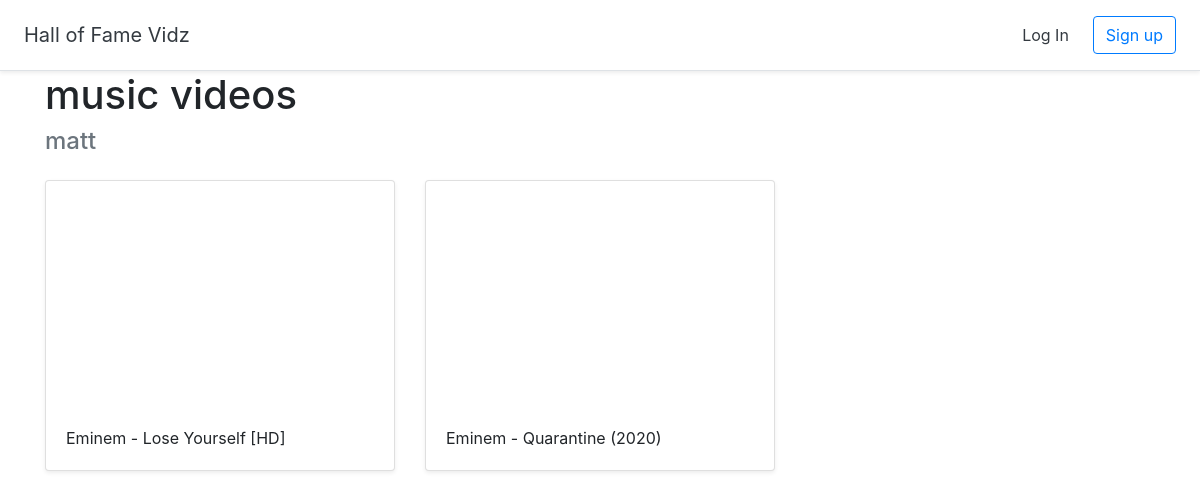
Screenshot of /halloffame/2 with the database file from the repository.
### halls/models.py (models this page shows)
class Hall(models.Model):
    title=models.CharField(max_length=255)
    user=models.ForeignKey(User,on_delete=models.CASCADE)

class Videos(models.Model):
    title=models.CharField(max_length=255)
    url=models.URLField()
    youtube_id=models.CharField(max_length=255)
    hall=models.ForeignKey(Hall,on_delete=models.CASCADE)

### halls/views.py (the view)
# urls.py: path('halloffame/<int:pk>',views.DetailHall.as_view(),name='detail_hall'),
class DetailHall(generic.DetailView):
    model=Hall
    template_name='halls/detail_hall.html'

### halls/templates/halls/detail_hall.html (shortened to what this page needs)
{% extends 'halls/base.html' %}
{% block content %}
<div class="container">
  <h1>{{hall.title}}</h1>
  <h4 class="text-muted">{{hall.user.username}}</h4>
  <div class="row">
    {% for video in hall.videos_set.all %}
        <div class="col-md-4 mt-3">
          <div class="card mb-4 shadow-sm">
            <iframe width="100%" height="225" src="https://www.youtube.com/embed/{{ video.youtube_id }}" frameborder="0" allow="accelerometer; autoplay; clipboard-write; encrypted-media; gyroscope; picture-in-picture" allowfullscreen></iframe>
            <div class="card-body">
              <p class="card-text">{{ video.title }}</p>
            </div>
          </div>
        </div>
    {% endfor %}
    </div>
</div>
{% endblock %}

### rows the page displays
Hall: title "music videos", user.username "matt"
Videos: title "Eminem - Lose Yourself [HD]"
Videos: title "Eminem - Quarantine (2020)"
